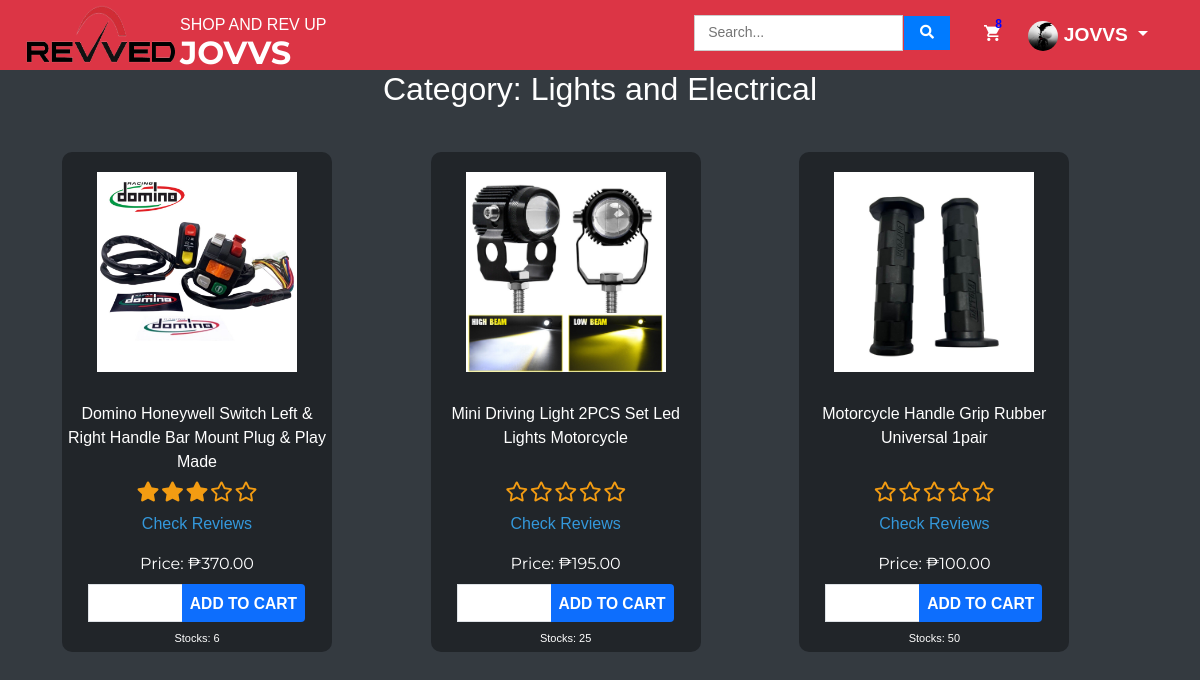
The page /ecommerce/revved/common_user/category.php?category=Lights and Electrical (signed in) on the database its author committed.
### tables this page shows
CREATE TABLE `items` (
  `item_id` int(255) NOT NULL,
  `item` varchar(255) NOT NULL,
  `item_img` varchar(255) NOT NULL,
  `price` float(9,2) NOT NULL,
  `stocks` varchar(255) NOT NULL,
  `date_added` timestamp NOT NULL DEFAULT current_timestamp(),
  `item_status` varchar(1) NOT NULL DEFAULT 'A',
  `category` varchar(255) DEFAULT NULL,
  `item_desc` varchar(255) NOT NULL
);

### ecommerce/revved/common_user/category.php (the view, shortened to what this page needs)
<?php
include "../db.php";
$s_user_id = $_SESSION['user_id'];
$category = mysqli_real_escape_string($conn, $_GET['category']);
$search_query = isset($_GET['search']) ? mysqli_real_escape_string($conn, $_GET['search']) : '';
$search_condition = $search_query ? "AND items.item LIKE '%$search_query%'" : '';
$get_result = mysqli_query($conn, "SELECT items.*, IFNULL(AVG(reviews.rating), 0) AS avg_rating
                                    FROM items
                                    LEFT JOIN reviews ON items.item_id = reviews.item_id
                                    WHERE items.stocks > 0 AND items.category = '$category' $search_condition
                                    GROUP BY items.item_id
                                    ORDER BY items.item_id DESC");
$cart_count_result = mysqli_query($conn, "SELECT COUNT(*) AS cart_count FROM `order` WHERE status = 1 AND user_id = '$s_user_id'");
$cart_count_row = mysqli_fetch_assoc($cart_count_result);
$cart_count = $cart_count_row['cart_count'];
?>
<!DOCTYPE html>
<html lang="en">
<head>
<link rel="stylesheet" href="https://cdnjs.cloudflare.com/ajax/libs/font-awesome/5.15.3/css/all.min.css">
<link rel="stylesheet" href="../css/bootstrap.css">
</head>
<body>
<div class="toolbar">
<a href="index.php" class="home">
        <img src="../img/logo.png" alt="Home" style="width: 150px; height: 60px;">
    </a>
    <h3 class="tag">Shop and Rev Up <span class="username"><?php echo $_SESSION['username']; ?></span></h3>
    <div class="search-container">
        <form action="" method="GET" class="search-form">
            <input type="text" name="search" class="search-input" placeholder="Search..." value="<?php echo htmlspecialchars($search_query); ?>">
            <button type="submit" class="search-button"><i class="fas fa-search"></i></button>
        </form>
    </div>
    </div>
    <a href="cart.php" class="cart">
        <img src="../img/cart.png" alt="Cart Icon" style="width: 16px; height: 16px;">
    </a>
    <span class="badge badge-light"><?php echo $cart_count; ?></span>
    <div class="dropdown">
    <button class="dropdown-toggle" id="dropdownMenuButton">
        <img src="../uploads/<?php echo $_SESSION['user_img']; ?>" alt="Pic" style="width: 30px; height: 30px; border-radius: 50%;">
        <?php echo $_SESSION['username']; ?>
    </button>
    </div>
<div class="container">
    <h2 class="text-center mb-4">Category: <?php echo htmlspecialchars($category); ?></h2>
    <div class="item-container">
        <?php while ($row = mysqli_fetch_assoc($get_result)) { ?>
            <div class="item <?php echo $row['item_status'] === 'D' ? 'deactivated' : ''; ?>">
                <img src="<?php echo $row['item_img']; ?>" alt="Item Image" class="photo">
                <p class="text"><?php echo htmlspecialchars($row['item']); ?></p>
                <div class="stars">
                    <?php
                    for ($i = 1; $i <= 5; $i++) {
                        if ($i <= $row['avg_rating']) {
                            echo '<i class="fas fa-star star filled"></i>';
                        } else {
                            echo '<i class="far fa-star star"></i>';
                        }
                    }
                    ?>
                </div>
                <p class="price">Price: ₱<?php echo $row['price']; ?></p>
                <?php if ($row['item_status'] !== 'D') { ?>
                    <form action="process_add_to_cart.php" method="get" class="input-group">
                        <input type="number" class="form-control" name="cart_qty" min="1" max="<?php echo $row['stocks']; ?>">
                        <input type="submit" value="Add to Cart" class="btn btn-primary">
                    </form>
                <?php } ?>
                <p class="stock-info">Stocks: <?php echo $row['stocks']; ?></p>
                <a href="disp_rev.php?item_id=<?php echo $row['item_id']; ?>" class="review">Check Reviews</a>
            </div>
        <?php } ?>
    </div>
</div>
</body>
</html>

### ecommerce/revved/common_user/category.php (style rules this page uses)
body { background-color: #343a40; color: #ffffff; font-family: Arial, sans-serif; }
.btn { display: inline-block; font-weight: bold; text-transform: uppercase; white-space: nowrap; vertical-align: middle; user-select: none; border: none; padding: 0.375rem 0.75rem; font-size: 1.2rem; line-height: 1.5; border-radius: 0.25rem; transition: color 0.15s ease-in-out, background-color 0.15s ease-in-out; }
.item-container { display: grid; grid-template-columns: repeat(auto-fit, minmax(270px, 1fr)); gap: 10px; padding: 10px; max-width: 100%; margin: 0 auto; width: 100%; }
.item-container .item { width: 270px; margin: 10px; }
.item { text-align: center; background-color: #212529; padding-top: 100px; padding-bottom: 400px; padding-left: 110px; padding-right: 110px; border-radius: 10px; position: relative; display: flex; flex-direction: column; justify-content: center; align-items: center; }
.item img { width: 200px; height: 200px; cursor: pointer; margin-top: -80px; }
.item-container .form-control { min-width: 50px; }
.item-container .btn-primary { padding: 0.25rem 0.5rem; font-size: 0.975rem; }
.item-container .input-group { position: absolute; bottom: 30px; left: 50%; transform: translateX(-50%); width: 80%; }
.photo { position: absolute; top: 100px; }
.text { position: absolute; top: 250px; }
.price { position: absolute; top: 400px; color: #fff; font-family: 'Montserrat', sans-serif; }
.stock-info { position: absolute; font-size: 11px; bottom: -10px; left: 50%; transform: translateX(-50%); z-index: 1; }
.review { position: absolute; top: 350px; color: white; }
.search-container { position: absolute; display: flex; justify-content: center; right: 250px; top: 15px; }
.search-form { display: flex; align-items: center; }
.search-input { padding: 0.4rem 0.8rem; border: 1px solid #ccc; margin-right: 1px; font-size: 14px; }
.search-button { background-color: #007bff; color: #fff; border: none; padding: 0.4rem 1rem; cursor: pointer; font-size: 14px; }
.stars { display: flex; justify-content: center; align-items: center; margin-top: 90px; position: absolute; top: 0; left: 0; width: 100%; height: 100%; }
.review { display: inline-block; margin-top: 10px; color: #3498db; text-decoration: none; transition: color 0.3s ease; }
.stars .star { color: #f39c12; font-size: 20px; margin: 0 1px; }
.stars .star.filled { color: #f39c12; }
.badge { color: blue; padding: 0; border-radius: 50%; position: absolute; display: flex; justify-content: center; right: 198px; top: 18px;*/ font-size: 14px; line-height: 1; }
.dropdown { position: absolute; right: 20px; top: 5px; display: inline-block; font-family: Arial, sans-serif; font-weight: bold; text-transform: uppercase; white-space: nowrap; vertical-align: middle; user-select: none; border: none; padding: 0.375rem 0.75rem; font-size: 1.2rem; line-height: 1.5; border-radius: 0.25rem; transition: color 0.15s ease-in-out, background-color 0.15s ease-in-out; color: #fff; text-decoration: none; }
.dropdown-toggle { color: white; text-transform: uppercase; padding: 10px 20px; background-color: transparent; border: none; cursor: pointer; outline: none; font-weight: bold; font-size: 1.2rem; }
.cart { position: absolute; display: flex; justify-content: center; right: 200px; top: 25px; }
.cart img { transition: filter 0.15s ease; }
.toolbar { background-color: #dc3545; width: 100%; margin-top: -10px; height: 80px; }
.home { position: absolute; display: flex; justify-content: center; left: 25px; top: 5px; }
.home img { transition: filter 0.15s ease; }
.tag { text-transform: uppercase; font-size: 1rem; position: absolute; display: flex; flex-direction: column; align-items: right; left: 180px; top: 15px; }
.tag .username { font-size: 2rem; font-weight: 700; font-family: 'Montserrat', sans-serif; margin: 0; }

### rows shown on the page
items: item_img (picture), item "Domino Honeywell Switch Left & Right Handle Bar Mount Plug & Play Made", price "370.00", stocks "6"
items: item_img (picture), item "Mini Driving Light 2PCS Set Led Lights Motorcycle", price "195.00", stocks "25"
items: item_img (picture), item "Motorcycle Handle Grip Rubber Universal 1pair", price "100.00", stocks "50"

### other values the page prints
$_SESSION['username'] "JOVVS"
$cart_count "8"
$category "Lights and Electrical"
